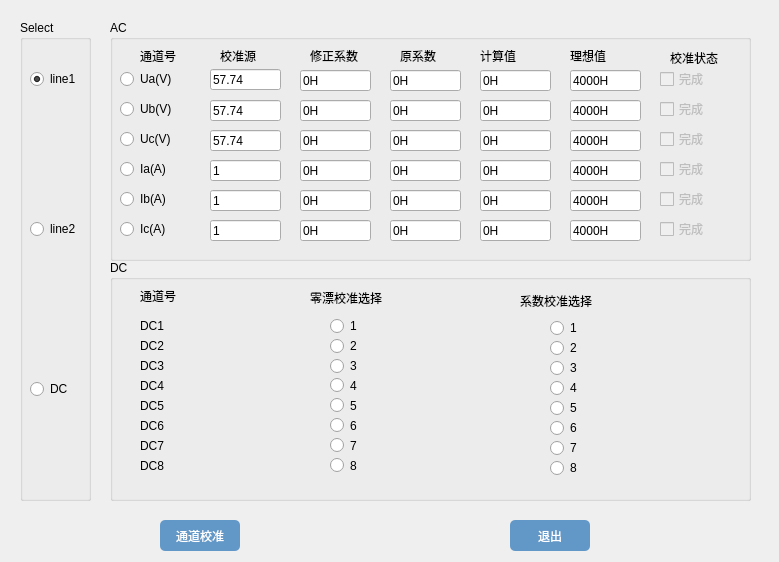
<?xml version="1.0" encoding="UTF-8"?>
<ui version="4.0">
 <class>Dlg_ADAdjust1</class>
 <widget class="QWidget" name="Dlg_ADAdjust1">
  <property name="geometry">
   <rect>
    <x>0</x>
    <y>0</y>
    <width>779</width>
    <height>562</height>
   </rect>
  </property>
  <property name="windowTitle">
   <string>Form</string>
  </property>
  <widget class="QGroupBox" name="groupBox">
   <property name="geometry">
    <rect>
     <x>20</x>
     <y>20</y>
     <width>71</width>
     <height>481</height>
    </rect>
   </property>
   <property name="title">
    <string>Select</string>
   </property>
   <widget class="QRadioButton" name="radioButton">
    <property name="geometry">
     <rect>
      <x>10</x>
      <y>50</y>
      <width>73</width>
      <height>18</height>
     </rect>
    </property>
    <property name="text">
     <string>line1</string>
    </property>
    <property name="checkable">
     <bool>true</bool>
    </property>
    <property name="checked">
     <bool>true</bool>
    </property>
   </widget>
   <widget class="QRadioButton" name="radioButton_2">
    <property name="geometry">
     <rect>
      <x>10</x>
      <y>200</y>
      <width>73</width>
      <height>18</height>
     </rect>
    </property>
    <property name="text">
     <string>line2</string>
    </property>
   </widget>
   <widget class="QRadioButton" name="radioButton_3">
    <property name="geometry">
     <rect>
      <x>10</x>
      <y>360</y>
      <width>73</width>
      <height>18</height>
     </rect>
    </property>
    <property name="text">
     <string>DC</string>
    </property>
   </widget>
  </widget>
  <widget class="QGroupBox" name="groupBox_2">
   <property name="geometry">
    <rect>
     <x>110</x>
     <y>20</y>
     <width>641</width>
     <height>241</height>
    </rect>
   </property>
   <property name="title">
    <string>AC</string>
   </property>
   <widget class="QLabel" name="label">
    <property name="geometry">
     <rect>
      <x>30</x>
      <y>30</y>
      <width>40</width>
      <height>12</height>
     </rect>
    </property>
    <property name="text">
     <string>通道号</string>
    </property>
   </widget>
   <widget class="QRadioButton" name="radioButton_4">
    <property name="geometry">
     <rect>
      <x>10</x>
      <y>50</y>
      <width>73</width>
      <height>18</height>
     </rect>
    </property>
    <property name="text">
     <string>Ua(V)</string>
    </property>
   </widget>
   <widget class="QRadioButton" name="radioButton_5">
    <property name="geometry">
     <rect>
      <x>10</x>
      <y>80</y>
      <width>73</width>
      <height>18</height>
     </rect>
    </property>
    <property name="text">
     <string>Ub(V)</string>
    </property>
   </widget>
   <widget class="QRadioButton" name="radioButton_6">
    <property name="geometry">
     <rect>
      <x>10</x>
      <y>110</y>
      <width>73</width>
      <height>18</height>
     </rect>
    </property>
    <property name="text">
     <string>Uc(V)</string>
    </property>
   </widget>
   <widget class="QRadioButton" name="radioButton_7">
    <property name="geometry">
     <rect>
      <x>10</x>
      <y>140</y>
      <width>73</width>
      <height>18</height>
     </rect>
    </property>
    <property name="text">
     <string>Ia(A)</string>
    </property>
   </widget>
   <widget class="QRadioButton" name="radioButton_8">
    <property name="geometry">
     <rect>
      <x>10</x>
      <y>170</y>
      <width>73</width>
      <height>18</height>
     </rect>
    </property>
    <property name="text">
     <string>Ib(A)</string>
    </property>
   </widget>
   <widget class="QRadioButton" name="radioButton_9">
    <property name="geometry">
     <rect>
      <x>10</x>
      <y>200</y>
      <width>73</width>
      <height>18</height>
     </rect>
    </property>
    <property name="text">
     <string>Ic(A)</string>
    </property>
   </widget>
   <widget class="QLabel" name="label_2">
    <property name="geometry">
     <rect>
      <x>110</x>
      <y>25</y>
      <width>40</width>
      <height>21</height>
     </rect>
    </property>
    <property name="text">
     <string>校准源</string>
    </property>
   </widget>
   <widget class="QLineEdit" name="lineEdit">
    <property name="geometry">
     <rect>
      <x>100</x>
      <y>49</y>
      <width>71</width>
      <height>21</height>
     </rect>
    </property>
    <property name="text">
     <string>57.74</string>
    </property>
   </widget>
   <widget class="QLineEdit" name="lineEdit_2">
    <property name="geometry">
     <rect>
      <x>100</x>
      <y>80</y>
      <width>71</width>
      <height>21</height>
     </rect>
    </property>
    <property name="text">
     <string>57.74</string>
    </property>
   </widget>
   <widget class="QLineEdit" name="lineEdit_3">
    <property name="geometry">
     <rect>
      <x>100</x>
      <y>110</y>
      <width>71</width>
      <height>21</height>
     </rect>
    </property>
    <property name="text">
     <string>57.74</string>
    </property>
   </widget>
   <widget class="QLineEdit" name="lineEdit_4">
    <property name="geometry">
     <rect>
      <x>100</x>
      <y>140</y>
      <width>71</width>
      <height>21</height>
     </rect>
    </property>
    <property name="text">
     <string>1</string>
    </property>
   </widget>
   <widget class="QLineEdit" name="lineEdit_5">
    <property name="geometry">
     <rect>
      <x>100</x>
      <y>170</y>
      <width>71</width>
      <height>21</height>
     </rect>
    </property>
    <property name="text">
     <string>1</string>
    </property>
   </widget>
   <widget class="QLineEdit" name="lineEdit_6">
    <property name="geometry">
     <rect>
      <x>100</x>
      <y>200</y>
      <width>71</width>
      <height>21</height>
     </rect>
    </property>
    <property name="text">
     <string>1</string>
    </property>
   </widget>
   <widget class="QLabel" name="label_3">
    <property name="geometry">
     <rect>
      <x>200</x>
      <y>25</y>
      <width>71</width>
      <height>21</height>
     </rect>
    </property>
    <property name="text">
     <string>修正系数</string>
    </property>
   </widget>
   <widget class="QLineEdit" name="lineEdit_7">
    <property name="geometry">
     <rect>
      <x>190</x>
      <y>50</y>
      <width>71</width>
      <height>21</height>
     </rect>
    </property>
    <property name="text">
     <string>0H</string>
    </property>
    <property name="readOnly">
     <bool>true</bool>
    </property>
   </widget>
   <widget class="QLineEdit" name="lineEdit_8">
    <property name="geometry">
     <rect>
      <x>190</x>
      <y>80</y>
      <width>71</width>
      <height>21</height>
     </rect>
    </property>
    <property name="text">
     <string>0H</string>
    </property>
    <property name="readOnly">
     <bool>true</bool>
    </property>
   </widget>
   <widget class="QLineEdit" name="lineEdit_9">
    <property name="geometry">
     <rect>
      <x>190</x>
      <y>110</y>
      <width>71</width>
      <height>21</height>
     </rect>
    </property>
    <property name="text">
     <string>0H</string>
    </property>
    <property name="readOnly">
     <bool>true</bool>
    </property>
   </widget>
   <widget class="QLineEdit" name="lineEdit_10">
    <property name="geometry">
     <rect>
      <x>190</x>
      <y>140</y>
      <width>71</width>
      <height>21</height>
     </rect>
    </property>
    <property name="text">
     <string>0H</string>
    </property>
    <property name="readOnly">
     <bool>true</bool>
    </property>
   </widget>
   <widget class="QLineEdit" name="lineEdit_11">
    <property name="geometry">
     <rect>
      <x>190</x>
      <y>170</y>
      <width>71</width>
      <height>21</height>
     </rect>
    </property>
    <property name="text">
     <string>0H</string>
    </property>
    <property name="readOnly">
     <bool>true</bool>
    </property>
   </widget>
   <widget class="QLineEdit" name="lineEdit_12">
    <property name="geometry">
     <rect>
      <x>190</x>
      <y>200</y>
      <width>71</width>
      <height>21</height>
     </rect>
    </property>
    <property name="text">
     <string>0H</string>
    </property>
    <property name="readOnly">
     <bool>true</bool>
    </property>
   </widget>
   <widget class="QLabel" name="label_4">
    <property name="geometry">
     <rect>
      <x>290</x>
      <y>30</y>
      <width>40</width>
      <height>12</height>
     </rect>
    </property>
    <property name="text">
     <string>原系数</string>
    </property>
   </widget>
   <widget class="QLineEdit" name="lineEdit_13">
    <property name="geometry">
     <rect>
      <x>280</x>
      <y>50</y>
      <width>71</width>
      <height>21</height>
     </rect>
    </property>
    <property name="text">
     <string>0H</string>
    </property>
    <property name="readOnly">
     <bool>true</bool>
    </property>
   </widget>
   <widget class="QLineEdit" name="lineEdit_14">
    <property name="geometry">
     <rect>
      <x>280</x>
      <y>80</y>
      <width>71</width>
      <height>21</height>
     </rect>
    </property>
    <property name="text">
     <string>0H</string>
    </property>
    <property name="readOnly">
     <bool>true</bool>
    </property>
   </widget>
   <widget class="QLineEdit" name="lineEdit_15">
    <property name="geometry">
     <rect>
      <x>280</x>
      <y>110</y>
      <width>71</width>
      <height>21</height>
     </rect>
    </property>
    <property name="text">
     <string>0H</string>
    </property>
    <property name="readOnly">
     <bool>true</bool>
    </property>
   </widget>
   <widget class="QLineEdit" name="lineEdit_16">
    <property name="geometry">
     <rect>
      <x>280</x>
      <y>140</y>
      <width>71</width>
      <height>21</height>
     </rect>
    </property>
    <property name="text">
     <string>0H</string>
    </property>
    <property name="readOnly">
     <bool>true</bool>
    </property>
   </widget>
   <widget class="QLineEdit" name="lineEdit_17">
    <property name="geometry">
     <rect>
      <x>280</x>
      <y>170</y>
      <width>71</width>
      <height>21</height>
     </rect>
    </property>
    <property name="text">
     <string>0H</string>
    </property>
    <property name="readOnly">
     <bool>true</bool>
    </property>
   </widget>
   <widget class="QLineEdit" name="lineEdit_18">
    <property name="geometry">
     <rect>
      <x>280</x>
      <y>200</y>
      <width>71</width>
      <height>21</height>
     </rect>
    </property>
    <property name="text">
     <string>0H</string>
    </property>
    <property name="readOnly">
     <bool>true</bool>
    </property>
   </widget>
   <widget class="QLabel" name="label_5">
    <property name="geometry">
     <rect>
      <x>370</x>
      <y>30</y>
      <width>40</width>
      <height>12</height>
     </rect>
    </property>
    <property name="text">
     <string>计算值</string>
    </property>
   </widget>
   <widget class="QLineEdit" name="lineEdit_19">
    <property name="geometry">
     <rect>
      <x>370</x>
      <y>50</y>
      <width>71</width>
      <height>21</height>
     </rect>
    </property>
    <property name="text">
     <string>0H</string>
    </property>
    <property name="readOnly">
     <bool>true</bool>
    </property>
   </widget>
   <widget class="QLineEdit" name="lineEdit_20">
    <property name="geometry">
     <rect>
      <x>370</x>
      <y>80</y>
      <width>71</width>
      <height>21</height>
     </rect>
    </property>
    <property name="text">
     <string>0H</string>
    </property>
    <property name="readOnly">
     <bool>true</bool>
    </property>
   </widget>
   <widget class="QLineEdit" name="lineEdit_21">
    <property name="geometry">
     <rect>
      <x>370</x>
      <y>110</y>
      <width>71</width>
      <height>21</height>
     </rect>
    </property>
    <property name="text">
     <string>0H</string>
    </property>
    <property name="readOnly">
     <bool>true</bool>
    </property>
   </widget>
   <widget class="QLineEdit" name="lineEdit_22">
    <property name="geometry">
     <rect>
      <x>370</x>
      <y>140</y>
      <width>71</width>
      <height>21</height>
     </rect>
    </property>
    <property name="text">
     <string>0H</string>
    </property>
    <property name="readOnly">
     <bool>true</bool>
    </property>
   </widget>
   <widget class="QLineEdit" name="lineEdit_23">
    <property name="geometry">
     <rect>
      <x>370</x>
      <y>170</y>
      <width>71</width>
      <height>21</height>
     </rect>
    </property>
    <property name="text">
     <string>0H</string>
    </property>
    <property name="readOnly">
     <bool>true</bool>
    </property>
   </widget>
   <widget class="QLineEdit" name="lineEdit_24">
    <property name="geometry">
     <rect>
      <x>370</x>
      <y>200</y>
      <width>71</width>
      <height>21</height>
     </rect>
    </property>
    <property name="text">
     <string>0H</string>
    </property>
    <property name="readOnly">
     <bool>true</bool>
    </property>
   </widget>
   <widget class="QLabel" name="label_6">
    <property name="geometry">
     <rect>
      <x>460</x>
      <y>30</y>
      <width>40</width>
      <height>12</height>
     </rect>
    </property>
    <property name="text">
     <string>理想值</string>
    </property>
   </widget>
   <widget class="QLineEdit" name="lineEdit_25">
    <property name="geometry">
     <rect>
      <x>460</x>
      <y>50</y>
      <width>71</width>
      <height>21</height>
     </rect>
    </property>
    <property name="text">
     <string>4000H</string>
    </property>
    <property name="readOnly">
     <bool>true</bool>
    </property>
   </widget>
   <widget class="QLineEdit" name="lineEdit_26">
    <property name="geometry">
     <rect>
      <x>460</x>
      <y>80</y>
      <width>71</width>
      <height>21</height>
     </rect>
    </property>
    <property name="text">
     <string>4000H</string>
    </property>
    <property name="readOnly">
     <bool>true</bool>
    </property>
   </widget>
   <widget class="QLineEdit" name="lineEdit_27">
    <property name="geometry">
     <rect>
      <x>460</x>
      <y>110</y>
      <width>71</width>
      <height>21</height>
     </rect>
    </property>
    <property name="text">
     <string>4000H</string>
    </property>
    <property name="readOnly">
     <bool>true</bool>
    </property>
   </widget>
   <widget class="QLineEdit" name="lineEdit_28">
    <property name="geometry">
     <rect>
      <x>460</x>
      <y>140</y>
      <width>71</width>
      <height>21</height>
     </rect>
    </property>
    <property name="text">
     <string>4000H</string>
    </property>
    <property name="readOnly">
     <bool>true</bool>
    </property>
   </widget>
   <widget class="QLineEdit" name="lineEdit_29">
    <property name="geometry">
     <rect>
      <x>460</x>
      <y>170</y>
      <width>71</width>
      <height>21</height>
     </rect>
    </property>
    <property name="text">
     <string>4000H</string>
    </property>
    <property name="readOnly">
     <bool>true</bool>
    </property>
   </widget>
   <widget class="QLineEdit" name="lineEdit_30">
    <property name="geometry">
     <rect>
      <x>460</x>
      <y>200</y>
      <width>71</width>
      <height>21</height>
     </rect>
    </property>
    <property name="text">
     <string>4000H</string>
    </property>
    <property name="readOnly">
     <bool>true</bool>
    </property>
   </widget>
   <widget class="QLabel" name="label_7">
    <property name="geometry">
     <rect>
      <x>560</x>
      <y>30</y>
      <width>61</width>
      <height>16</height>
     </rect>
    </property>
    <property name="text">
     <string>校准状态</string>
    </property>
   </widget>
   <widget class="QCheckBox" name="checkBox">
    <property name="enabled">
     <bool>false</bool>
    </property>
    <property name="geometry">
     <rect>
      <x>550</x>
      <y>50</y>
      <width>61</width>
      <height>18</height>
     </rect>
    </property>
    <property name="text">
     <string>完成</string>
    </property>
   </widget>
   <widget class="QCheckBox" name="checkBox_2">
    <property name="enabled">
     <bool>false</bool>
    </property>
    <property name="geometry">
     <rect>
      <x>550</x>
      <y>80</y>
      <width>61</width>
      <height>18</height>
     </rect>
    </property>
    <property name="text">
     <string>完成</string>
    </property>
   </widget>
   <widget class="QCheckBox" name="checkBox_3">
    <property name="enabled">
     <bool>false</bool>
    </property>
    <property name="geometry">
     <rect>
      <x>550</x>
      <y>110</y>
      <width>61</width>
      <height>18</height>
     </rect>
    </property>
    <property name="text">
     <string>完成</string>
    </property>
   </widget>
   <widget class="QCheckBox" name="checkBox_4">
    <property name="enabled">
     <bool>false</bool>
    </property>
    <property name="geometry">
     <rect>
      <x>550</x>
      <y>140</y>
      <width>61</width>
      <height>18</height>
     </rect>
    </property>
    <property name="text">
     <string>完成</string>
    </property>
   </widget>
   <widget class="QCheckBox" name="checkBox_5">
    <property name="enabled">
     <bool>false</bool>
    </property>
    <property name="geometry">
     <rect>
      <x>550</x>
      <y>170</y>
      <width>61</width>
      <height>18</height>
     </rect>
    </property>
    <property name="text">
     <string>完成</string>
    </property>
   </widget>
   <widget class="QCheckBox" name="checkBox_6">
    <property name="enabled">
     <bool>false</bool>
    </property>
    <property name="geometry">
     <rect>
      <x>550</x>
      <y>200</y>
      <width>61</width>
      <height>18</height>
     </rect>
    </property>
    <property name="text">
     <string>完成</string>
    </property>
   </widget>
  </widget>
  <widget class="QGroupBox" name="groupBox_3">
   <property name="geometry">
    <rect>
     <x>110</x>
     <y>260</y>
     <width>641</width>
     <height>241</height>
    </rect>
   </property>
   <property name="title">
    <string>DC</string>
   </property>
   <widget class="QLabel" name="label_8">
    <property name="geometry">
     <rect>
      <x>30</x>
      <y>30</y>
      <width>40</width>
      <height>12</height>
     </rect>
    </property>
    <property name="text">
     <string>通道号</string>
    </property>
   </widget>
   <widget class="QLabel" name="label_9">
    <property name="geometry">
     <rect>
      <x>30</x>
      <y>60</y>
      <width>40</width>
      <height>12</height>
     </rect>
    </property>
    <property name="text">
     <string>DC1</string>
    </property>
   </widget>
   <widget class="QLabel" name="label_10">
    <property name="geometry">
     <rect>
      <x>30</x>
      <y>80</y>
      <width>40</width>
      <height>12</height>
     </rect>
    </property>
    <property name="text">
     <string>DC2</string>
    </property>
   </widget>
   <widget class="QLabel" name="label_11">
    <property name="geometry">
     <rect>
      <x>30</x>
      <y>100</y>
      <width>40</width>
      <height>12</height>
     </rect>
    </property>
    <property name="text">
     <string>DC3</string>
    </property>
   </widget>
   <widget class="QLabel" name="label_12">
    <property name="geometry">
     <rect>
      <x>30</x>
      <y>120</y>
      <width>40</width>
      <height>12</height>
     </rect>
    </property>
    <property name="text">
     <string>DC4</string>
    </property>
   </widget>
   <widget class="QLabel" name="label_13">
    <property name="geometry">
     <rect>
      <x>30</x>
      <y>140</y>
      <width>40</width>
      <height>12</height>
     </rect>
    </property>
    <property name="text">
     <string>DC5</string>
    </property>
   </widget>
   <widget class="QLabel" name="label_14">
    <property name="geometry">
     <rect>
      <x>30</x>
      <y>160</y>
      <width>40</width>
      <height>12</height>
     </rect>
    </property>
    <property name="text">
     <string>DC6</string>
    </property>
   </widget>
   <widget class="QLabel" name="label_15">
    <property name="geometry">
     <rect>
      <x>30</x>
      <y>180</y>
      <width>40</width>
      <height>12</height>
     </rect>
    </property>
    <property name="text">
     <string>DC7</string>
    </property>
   </widget>
   <widget class="QLabel" name="label_16">
    <property name="geometry">
     <rect>
      <x>30</x>
      <y>200</y>
      <width>40</width>
      <height>12</height>
     </rect>
    </property>
    <property name="text">
     <string>DC8</string>
    </property>
   </widget>
   <widget class="QLabel" name="label_17">
    <property name="geometry">
     <rect>
      <x>200</x>
      <y>30</y>
      <width>101</width>
      <height>16</height>
     </rect>
    </property>
    <property name="text">
     <string>零漂校准选择</string>
    </property>
   </widget>
   <widget class="QLabel" name="label_18">
    <property name="geometry">
     <rect>
      <x>410</x>
      <y>30</y>
      <width>101</width>
      <height>21</height>
     </rect>
    </property>
    <property name="text">
     <string>系数校准选择</string>
    </property>
   </widget>
   <widget class="QRadioButton" name="radioButton_10">
    <property name="geometry">
     <rect>
      <x>220</x>
      <y>56</y>
      <width>101</width>
      <height>20</height>
     </rect>
    </property>
    <property name="text">
     <string>1</string>
    </property>
   </widget>
   <widget class="QRadioButton" name="radioButton_11">
    <property name="geometry">
     <rect>
      <x>220</x>
      <y>76</y>
      <width>101</width>
      <height>20</height>
     </rect>
    </property>
    <property name="text">
     <string>2</string>
    </property>
   </widget>
   <widget class="QRadioButton" name="radioButton_12">
    <property name="geometry">
     <rect>
      <x>220</x>
      <y>96</y>
      <width>101</width>
      <height>20</height>
     </rect>
    </property>
    <property name="text">
     <string>3</string>
    </property>
   </widget>
   <widget class="QRadioButton" name="radioButton_13">
    <property name="geometry">
     <rect>
      <x>220</x>
      <y>115</y>
      <width>101</width>
      <height>21</height>
     </rect>
    </property>
    <property name="text">
     <string>4</string>
    </property>
   </widget>
   <widget class="QRadioButton" name="radioButton_14">
    <property name="geometry">
     <rect>
      <x>220</x>
      <y>135</y>
      <width>101</width>
      <height>21</height>
     </rect>
    </property>
    <property name="text">
     <string>5</string>
    </property>
   </widget>
   <widget class="QRadioButton" name="radioButton_15">
    <property name="geometry">
     <rect>
      <x>220</x>
      <y>155</y>
      <width>101</width>
      <height>21</height>
     </rect>
    </property>
    <property name="text">
     <string>6</string>
    </property>
   </widget>
   <widget class="QRadioButton" name="radioButton_16">
    <property name="geometry">
     <rect>
      <x>220</x>
      <y>175</y>
      <width>101</width>
      <height>21</height>
     </rect>
    </property>
    <property name="text">
     <string>7</string>
    </property>
   </widget>
   <widget class="QRadioButton" name="radioButton_17">
    <property name="geometry">
     <rect>
      <x>220</x>
      <y>190</y>
      <width>101</width>
      <height>31</height>
     </rect>
    </property>
    <property name="text">
     <string>8</string>
    </property>
   </widget>
   <widget class="QRadioButton" name="radioButton_18">
    <property name="geometry">
     <rect>
      <x>440</x>
      <y>60</y>
      <width>101</width>
      <height>16</height>
     </rect>
    </property>
    <property name="text">
     <string>1</string>
    </property>
   </widget>
   <widget class="QRadioButton" name="radioButton_19">
    <property name="geometry">
     <rect>
      <x>440</x>
      <y>80</y>
      <width>101</width>
      <height>16</height>
     </rect>
    </property>
    <property name="text">
     <string>2</string>
    </property>
   </widget>
   <widget class="QRadioButton" name="radioButton_20">
    <property name="geometry">
     <rect>
      <x>440</x>
      <y>100</y>
      <width>101</width>
      <height>16</height>
     </rect>
    </property>
    <property name="text">
     <string>3</string>
    </property>
   </widget>
   <widget class="QRadioButton" name="radioButton_21">
    <property name="geometry">
     <rect>
      <x>440</x>
      <y>120</y>
      <width>101</width>
      <height>16</height>
     </rect>
    </property>
    <property name="text">
     <string>4</string>
    </property>
   </widget>
   <widget class="QRadioButton" name="radioButton_22">
    <property name="geometry">
     <rect>
      <x>440</x>
      <y>140</y>
      <width>101</width>
      <height>16</height>
     </rect>
    </property>
    <property name="text">
     <string>5</string>
    </property>
   </widget>
   <widget class="QRadioButton" name="radioButton_23">
    <property name="geometry">
     <rect>
      <x>440</x>
      <y>160</y>
      <width>101</width>
      <height>16</height>
     </rect>
    </property>
    <property name="text">
     <string>6</string>
    </property>
   </widget>
   <widget class="QRadioButton" name="radioButton_24">
    <property name="geometry">
     <rect>
      <x>440</x>
      <y>180</y>
      <width>101</width>
      <height>16</height>
     </rect>
    </property>
    <property name="text">
     <string>7</string>
    </property>
   </widget>
   <widget class="QRadioButton" name="radioButton_25">
    <property name="geometry">
     <rect>
      <x>440</x>
      <y>200</y>
      <width>101</width>
      <height>16</height>
     </rect>
    </property>
    <property name="text">
     <string>8</string>
    </property>
   </widget>
  </widget>
  <widget class="QPushButton" name="pushButton">
   <property name="geometry">
    <rect>
     <x>160</x>
     <y>520</y>
     <width>80</width>
     <height>31</height>
    </rect>
   </property>
   <property name="styleSheet">
    <string notr="true">background-color:rgb(98, 152, 200);
border:rgb(255, 255, 255);
color:rgb(255, 255, 255);
border-radius:5px</string>
   </property>
   <property name="text">
    <string>通道校准</string>
   </property>
  </widget>
  <widget class="QPushButton" name="pushButton_2">
   <property name="geometry">
    <rect>
     <x>510</x>
     <y>520</y>
     <width>80</width>
     <height>31</height>
    </rect>
   </property>
   <property name="styleSheet">
    <string notr="true">background-color:rgb(98, 152, 200);
border:rgb(255, 255, 255);
color:rgb(255, 255, 255);
border-radius:5px</string>
   </property>
   <property name="text">
    <string>退出</string>
   </property>
  </widget>
 </widget>
 <resources/>
 <connections/>
</ui>
